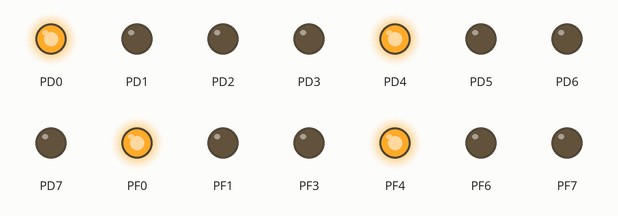
Bench run of a program on a simulated ATmega128, built with avr-gcc and emulated at 16 MHz. On the bench: output pins drawn as LEDs (lit = HIGH).

Above: at 2.5 s.
At 5.5 s:
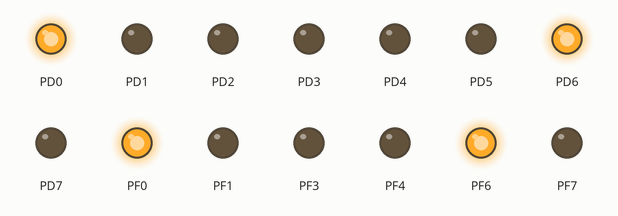
At 8.5 s:
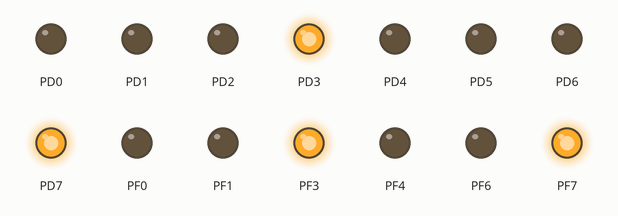
At 11.5 s:
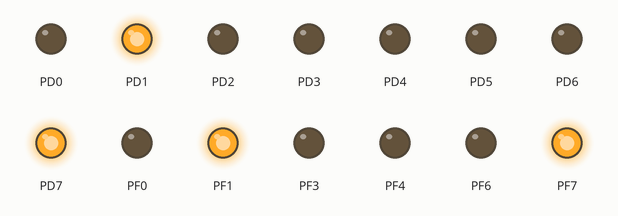
Timing chart, 0 to 15.6 s (numbered marks = the images above):
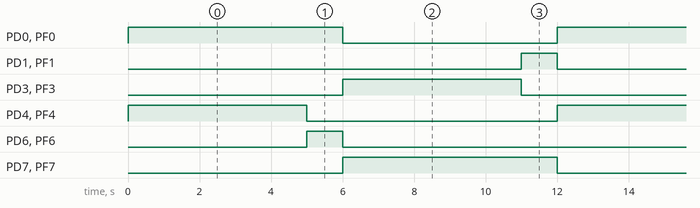

Measured:
- by itself, PD0, PD7, PF0, PF7: alternates HIGH for 6.0 s and LOW for 6.0 s
- by itself, PD1, PD6, PF1, PF6: alternates HIGH for 1.0 s and LOW for 11.0 s
- by itself, PD3, PD4, PF3, PF4: alternates HIGH for 5.0 s and LOW for 7.0 s

The program:

main.c
```c
/*
* Traffic_light.c
*
* Created: 2019-03-28 오후 2:25:30
* Author : kccistc
*/
#define F_CPU 16000000UL
#include <avr/io.h>
#include <util/delay.h>
/*
//수직도로 신호등
#define V_RED 0
#define V_YEL 1
#define V_DIR 2
#define V_GRE 3
//수평도로 신호등
#define H_RED 7
#define H_YEL 6
#define H_DIR 5
#define H_GRE 4
*/

//신호등 순서 : 녹색 -> 황색 -> 적색&녹색화살표 -> 적색&황색 -> 적색.

/*
void h_road_light(){		//수평도로 차례
	PORTD = (0x01 << V_RED);
	PORTF = (0x01 << V_RED);		//수직도로에 적색 점등.

	//직진 신호
	PORTD |= (0x01 << H_GRE);
	PORTF |= (0x01 << H_GRE);		//수평도로에 녹색 점등.
	_delay_ms(5000);
	PORTD &= ~(0x01 << H_GRE);
	PORTF &= ~(0x01 << H_GRE);		//녹색 소등

	//좌회전 신호
	PORTD |= (0x01 << H_YEL);
	PORTF |= (0x01 << H_YEL);		//수평도로에 황색 점등.
	_delay_ms(1000);
	PORTD &= ~(0x01 << H_YEL);
	PORTF &= ~(0x01 << H_YEL);
	PORTD |= (0x01 << H_DIR) | (0x01 << H_RED);
	PORTF |= (0x01 << H_DIR) | (0x01 << H_RED);		//황색 소등 및 적색, 녹색화살표 점등.
	_delay_ms(3000);
	PORTD &= ~(0x01 << H_DIR);
	PORTF &= ~(0x01 << H_DIR);		//녹색화살표 소등.

	//정지 신호
	PORTD |= (0x01 << H_YEL);
	PORTF |= (0x01 << H_YEL);
	_delay_ms(1000);
	PORTD &= ~(0x01 << H_YEL);
	PORTF &= ~(0x01 << H_YEL);		//황색 점등
}

void v_road_light(){
	PORTD = (0x01 << H_RED);
	PORTF = (0x01 << H_RED);		//수평도로에 적색 점등.

	//직진 신호
	PORTD |= (0x01 << V_GRE);
	PORTF |= (0x01 << V_GRE);		//수직도로에 녹색 점등.
	_delay_ms(5000);
	PORTD &= ~(0x01 << V_GRE);
	PORTF &= ~(0x01 << V_GRE);		//녹색 소등

	//좌회전 신호
	PORTD |= (0x01 << V_YEL);
	PORTF |= (0x01 << V_YEL);		//수직도로에 황색 점등.
	_delay_ms(1000);
	PORTD &= ~(0x01 << V_YEL);
	PORTF &= ~(0x01 << V_YEL);
	PORTD |= (0x01 << V_DIR) | (0x01 << V_RED);
	PORTF |= (0x01 << V_DIR) | (0x01 << V_RED);		//황색 소등 및 적색, 녹색화살표 점등.
	_delay_ms(3000);
	PORTD &= ~(0x01 << V_DIR);
	PORTF &= ~(0x01 << V_DIR);		//녹색화살표 소등.

	//정지 신호
	PORTD |= (0x01 << V_YEL);
	PORTF |= (0x01 << V_YEL);
	_delay_ms(1000);
	PORTD &= ~(0x01 << V_YEL);
	PORTF &= ~(0x01 << V_YEL);		//황색 점등
}

*/
/*
unsigned char h_light[5] = {0x01, 0x04, 0x0A, 0x0C, 0x08};
unsigned char v_light[5] = {0x08, 0x02, 0x05, 0x03, 0x01};

void delay_time(int i){
	switch(i){
		case 0:
		_delay_ms(5000);
		break;
		case 1:
		case 3:
		_delay_ms(1000);
		break;
		case 2:
		_delay_ms(3000);
		break;
	}
}

void h_road_light(){
	int i = 0;
	for(i = 0; i < 5; i++){
		PORTD = h_light[i] | 0x01;
		PORTF = h_light[i] | 0x01;
		delay_time(i);
	}
}

void v_road_light(){
	int i = 0;
	for(i = 0; i < 5; i++){
		PORTD = v_light[i] | 0x80;
		PORTF = v_light[i] | 0x80;
		delay_time(i);
	}
}
int main(void)
{
	DDRD = 0xFF;
	DDRF = 0xFF;
	PORTD = 0x00;
	PORTF = 0x00;
	while (1)
	{
		v_road_light();		//수평도로 직진
		_delay_ms(100);
		h_road_light();		//수직도로 직진
	}
}
*/
#define H_RED_LED 0x01 << 7
#define V_RED_LED 0x01
#define H_YEL_LED 0x01 << 6
#define V_YEL_LED 0x01 << 1
#define H_GRE_LED 0x01 << 4
#define V_GRE_LED 0x01 << 3

enum {H_GO, HtoV_Trans, V_GO, VtoH_Trans} state;

void count_time(uint8_t *time){
	_delay_ms(1000);
	(*time)++;
}

void light_H_GO(uint8_t *time){
	PORTD = H_GRE_LED | V_RED_LED;
	PORTF = H_GRE_LED | V_RED_LED;
	count_time(time);
	if(*time >= 5){
		*time = 0;
		state = HtoV_Trans;
	}
}

void light_HtoV(uint8_t *time){
	PORTD = H_YEL_LED | V_RED_LED;
	PORTF = H_YEL_LED | V_RED_LED;
	count_time(time);
	if(*time >= 1){
		*time = 0;
		state = V_GO;
	}
}

void light_V_GO(uint8_t *time){
	PORTD = V_GRE_LED | H_RED_LED;
	PORTF = V_GRE_LED | H_RED_LED;
	count_time(time);
	if(*time >= 5){
		*time = 0;
		state = VtoH_Trans;
	}
}

void light_VtoH(uint8_t *time){
	PORTD = V_YEL_LED | H_RED_LED;
	PORTF = V_YEL_LED | H_RED_LED;
	count_time(time);
	if(*time >= 1){
		*time = 0;
		state = H_GO;
	}
}

int main(void){
	DDRD = 0xFF;
	DDRF = 0xFF;
	uint8_t  time = 0;

	while(1){
		switch(state){
		case H_GO:
			light_H_GO(&time);
			break;
		case HtoV_Trans:
			light_HtoV(&time);
			break;
		case V_GO:
			light_V_GO(&time);
			break;
		case VtoH_Trans:
			light_VtoH(&time);
			break;
		}
	}
}
```
